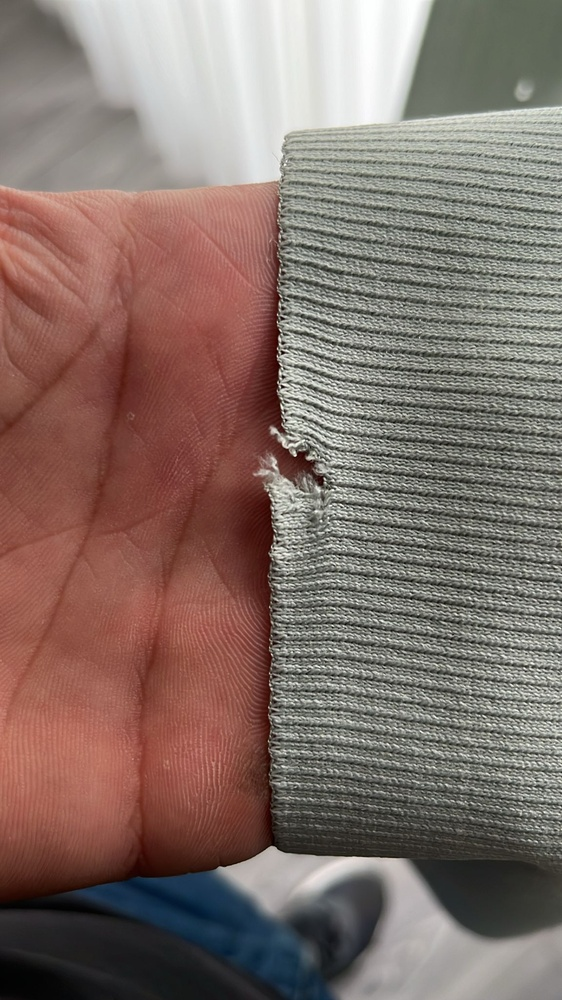
#> input picture hata ayıklama uygulama fotoğraflar/perde3.jpeg, 562 x 1000 px, shrunk from 1152 x 2048 before the run, found by its file name
$ python anaprojeresim3.py
#> lines starting #> are read from the running program, lines starting #| are printed output that depends on the picture; after the words box and inside, x2 and y2 are one past the last pixel; in counts of white or black regions, pixels touching at a corner belong together
import cv2
import numpy as np
import matplotlib.pyplot as plt

# Fotoğrafı oku
resim = cv2.imread("hata ayıklama uygulama fotoğraflar/perde3.jpeg")
#> resim is the input picture: shape (1000, 562, 3); mean B, G, R 105.9, 112.7, 131.1

# 1️⃣ Grileştirme + Kontrast artırma
gri = cv2.cvtColor(resim, cv2.COLOR_BGR2GRAY)
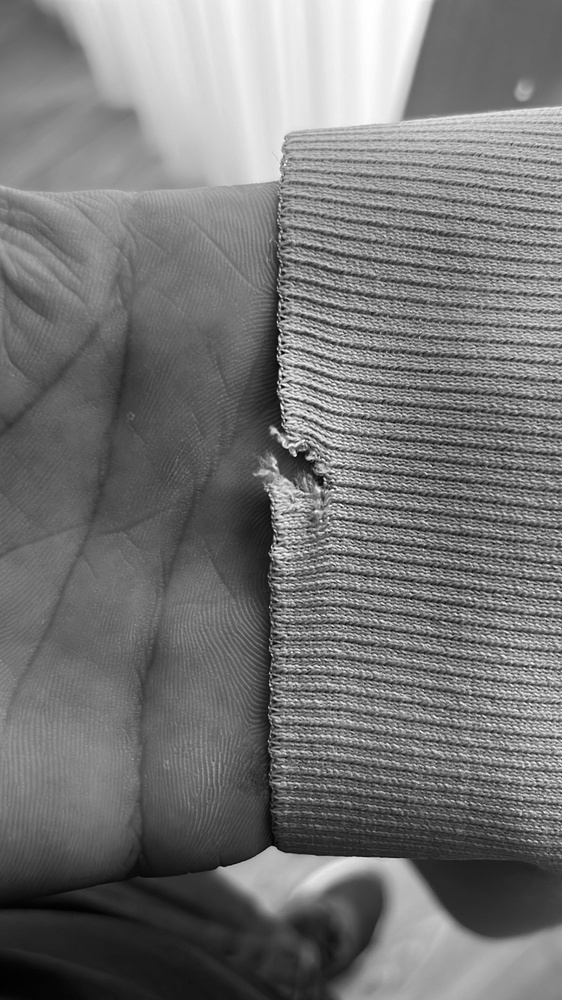
#> gri: shape (1000, 562); min 0, max 255, mean 117.4
gri_kontrast = cv2.equalizeHist(gri)
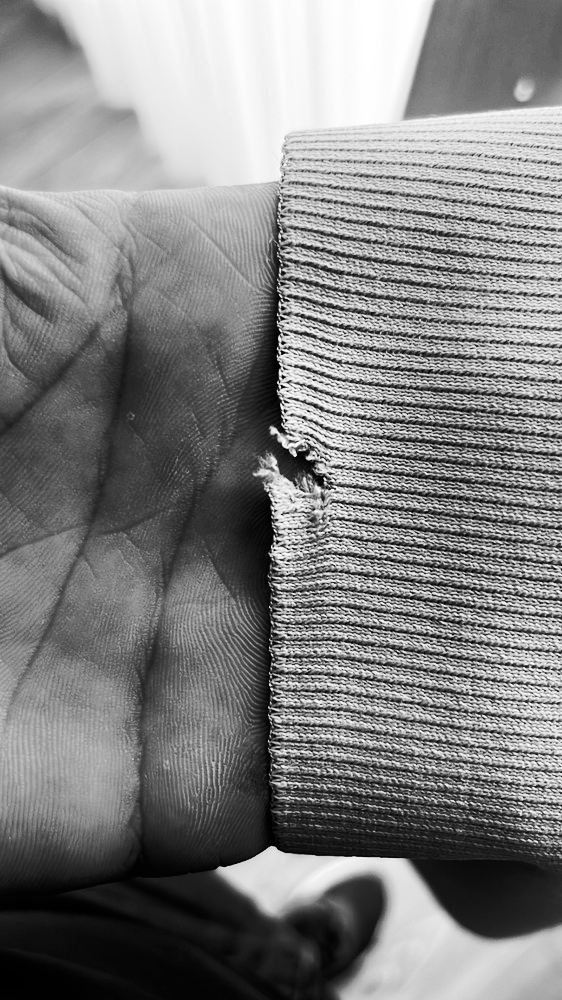
#> gri_kontrast: shape (1000, 562); min 0, max 255, mean 128.3

# 2️⃣ Gaussian Blur
blur = cv2.GaussianBlur(resim, (15, 15), 5)
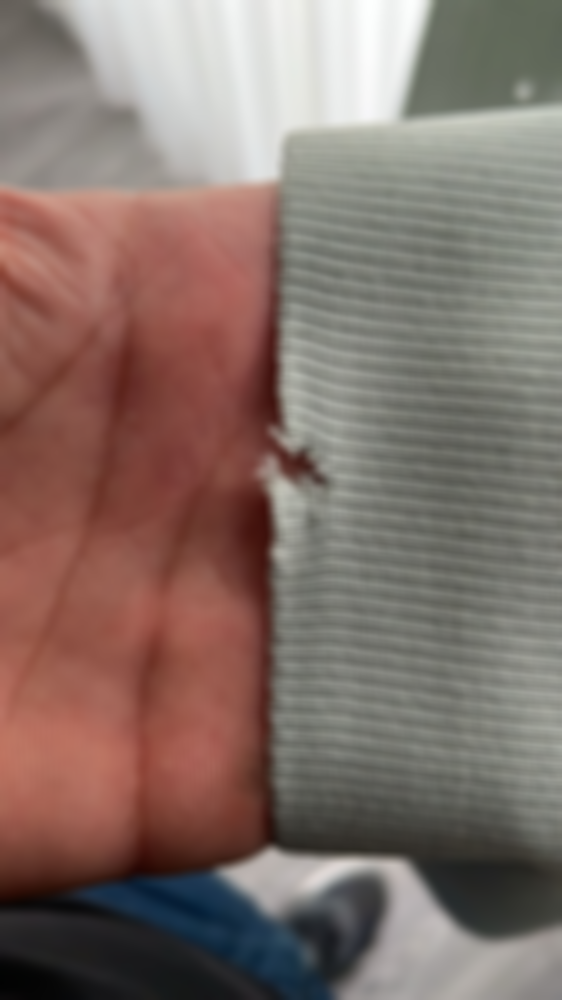
#> blur: shape (1000, 562, 3); mean B, G, R 105.9, 112.7, 131.1

# 3️⃣ Canny Kenar
kenar = cv2.Canny(gri_kontrast, 40, 120)
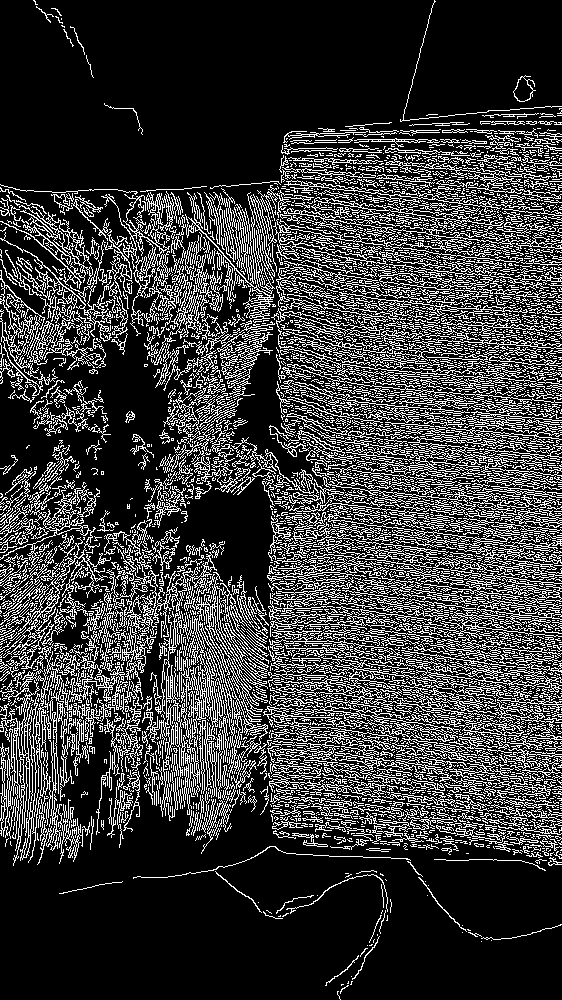
#> kenar: shape (1000, 562); 22.7% white in thin lines or dots

# 4️⃣ Sharpening
kernel_sharp = np.array([[0, -1, 0],
                         [-1, 5, -1],
                         [0, -1, 0]])
sharpen = cv2.filter2D(resim, -1, kernel_sharp)
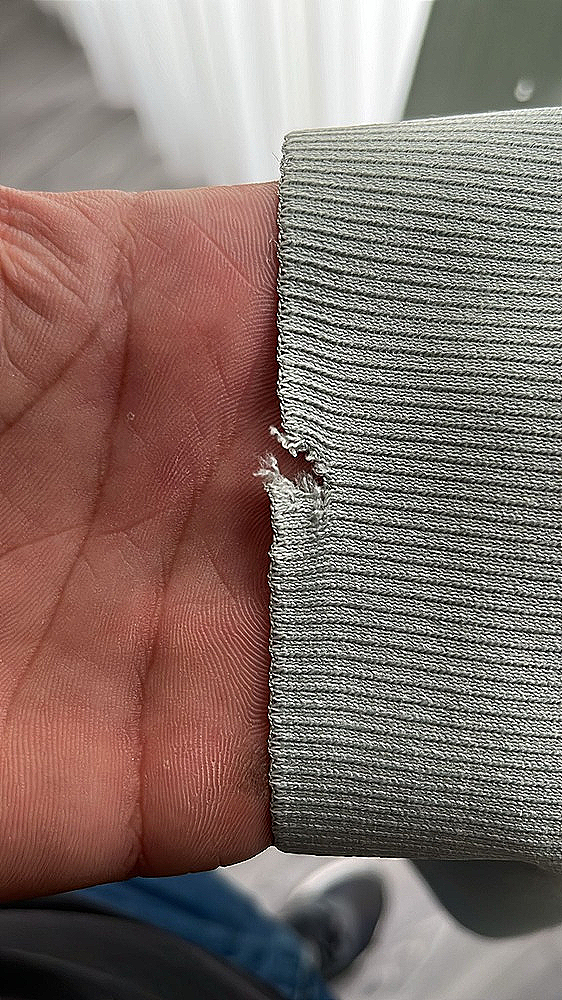
#> sharpen: shape (1000, 562, 3); mean B, G, R 105.9, 112, 130.5

# 5️⃣ Thresholding
_, thresh = cv2.threshold(gri_kontrast, 130, 255, cv2.THRESH_BINARY)
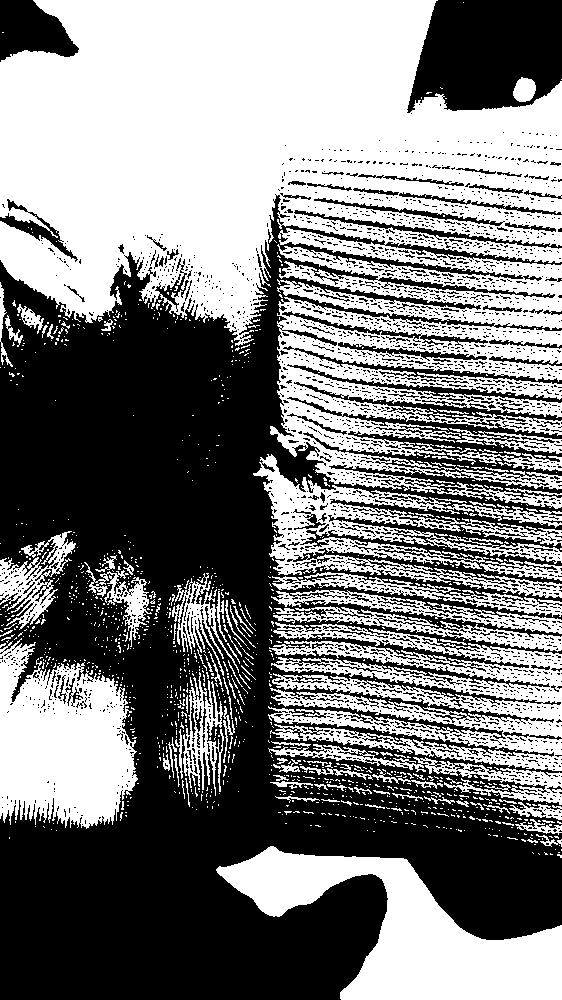
#> thresh: shape (1000, 562); 49.5% white; 1216 white regions (1112 under 20 px), largest, box (x1, y1, x2, y2) and area: (0, 0, 562, 509) 169576, (216, 846, 562, 1000) 23087, (268, 622, 562, 771) 21496

# Görselleri listele
titlelist = ["Orijinal", "Grileştirme + Kontrast", "Gaussian Blur",
             "Canny Kenar", "Sharpening", "Thresholding"]
resimlist = [resim, gri_kontrast, blur, kenar, sharpen, thresh]

# Görselleri göster
plt.figure(figsize=(12,8))
for i in range(6):
    plt.subplot(2,3,i+1)
    if len(resimlist[i].shape) == 3:
        plt.imshow(cv2.cvtColor(resimlist[i], cv2.COLOR_BGR2RGB))
    else:
        plt.imshow(resimlist[i], cmap="gray")
    plt.title(titlelist[i])
    plt.axis("off")

plt.tight_layout()
plt.show()
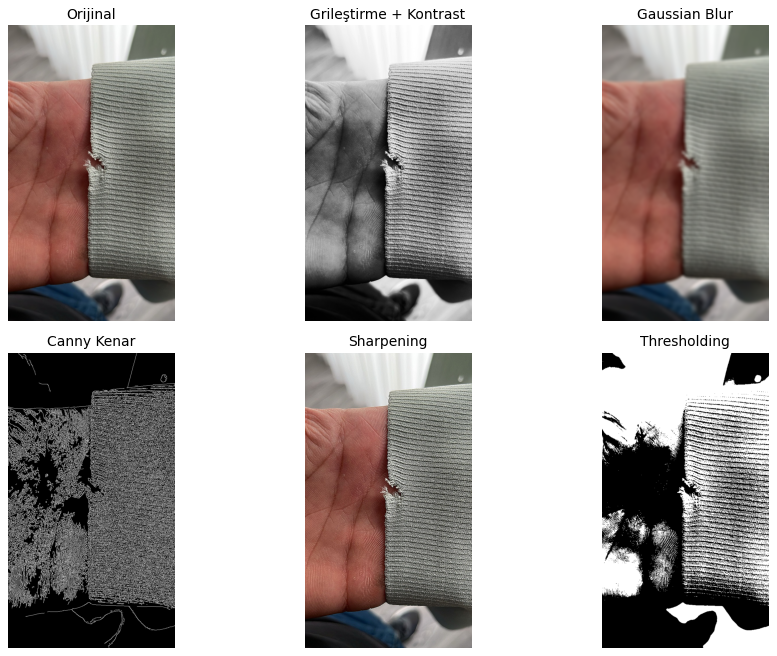
#> figure drawn by matplotlib, 6 panels

$ run again, with hata ayıklama uygulama fotoğraflar/perde1.jpeg copied over hata ayıklama uygulama fotoğraflar/perde3.jpeg
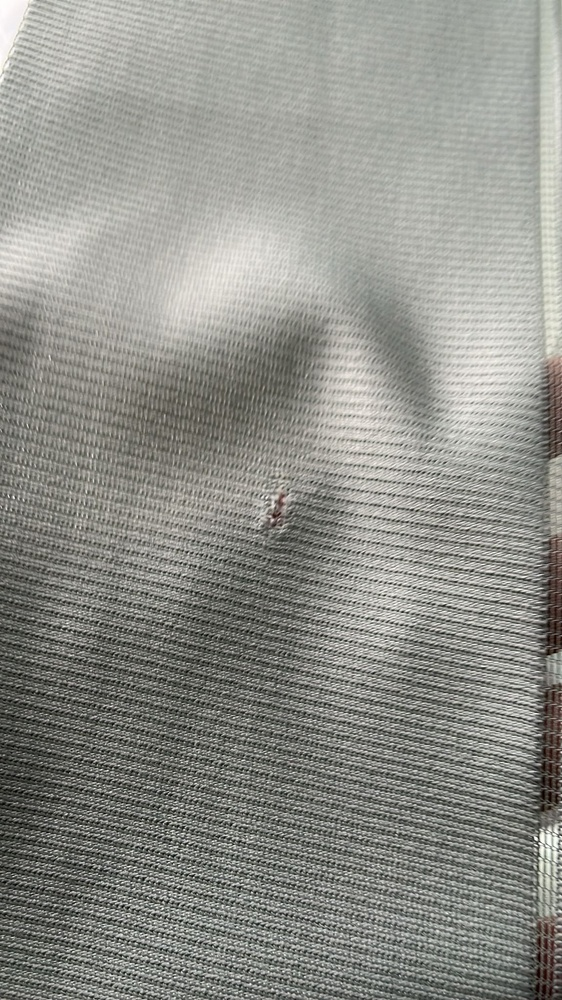
#> input picture hata ayıklama uygulama fotoğraflar/perde1.jpeg, 562 x 1000 px, shrunk from 1152 x 2048 before the run, found by its file name
#> resim is the input picture: shape (1000, 562, 3); mean B, G, R 137.8, 143.7, 143
#> `kenar = cv2.Canny(gri_kontrast, 40, 120)`:
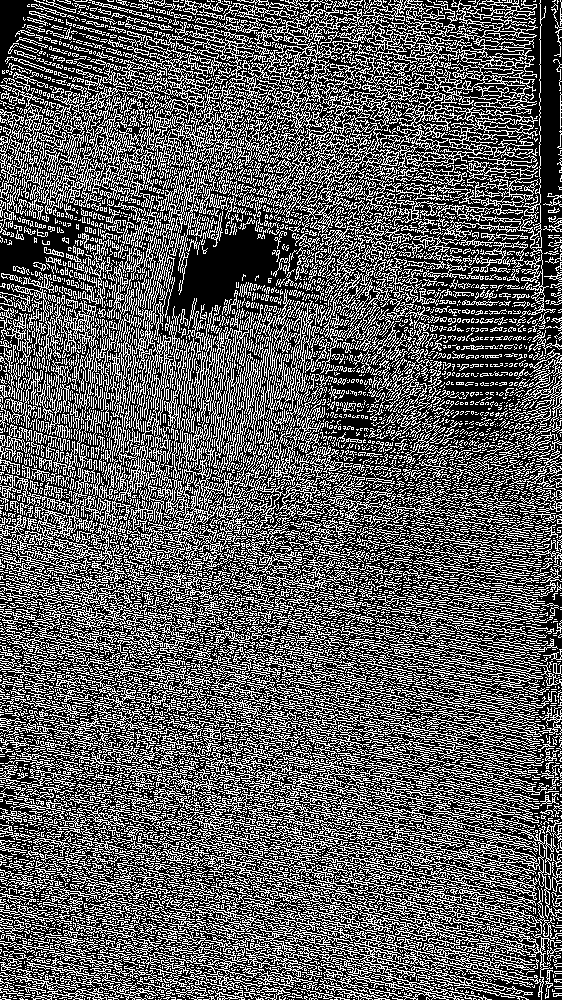
#> kenar: shape (1000, 562); 36.3% white in thin lines or dots
#> `_, thresh = cv2.threshold(gri_kontrast, 130, 255, cv2.THRESH_BINARY)`:
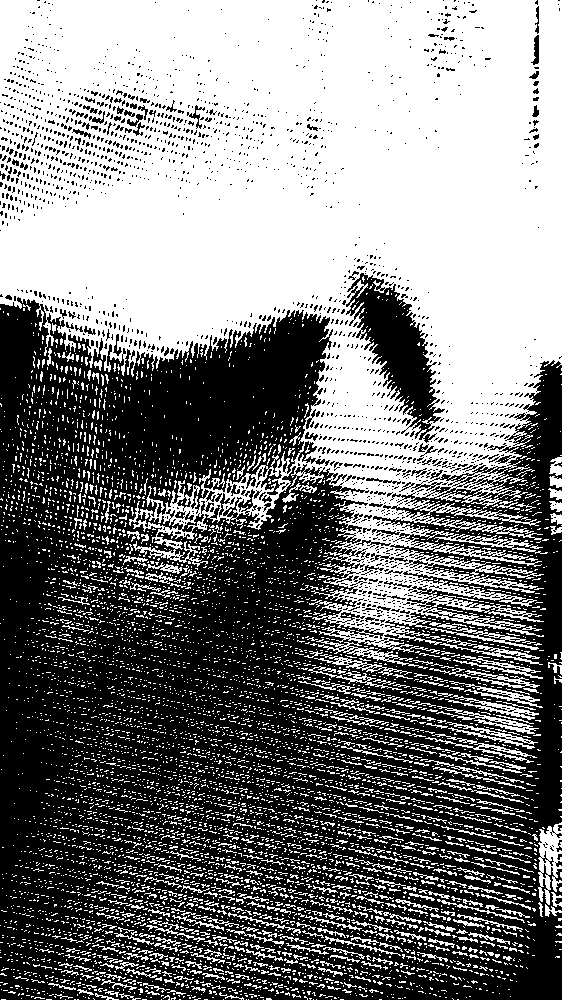
#> thresh: shape (1000, 562); 49.3% white; 7410 white regions (6948 under 20 px), largest, box (x1, y1, x2, y2) and area: (0, 0, 562, 669) 225145, (538, 822, 562, 905) 1121, (436, 706, 539, 734) 560

$ run again, with hata ayıklama uygulama fotoğraflar/perde2.jpeg copied over hata ayıklama uygulama fotoğraflar/perde3.jpeg
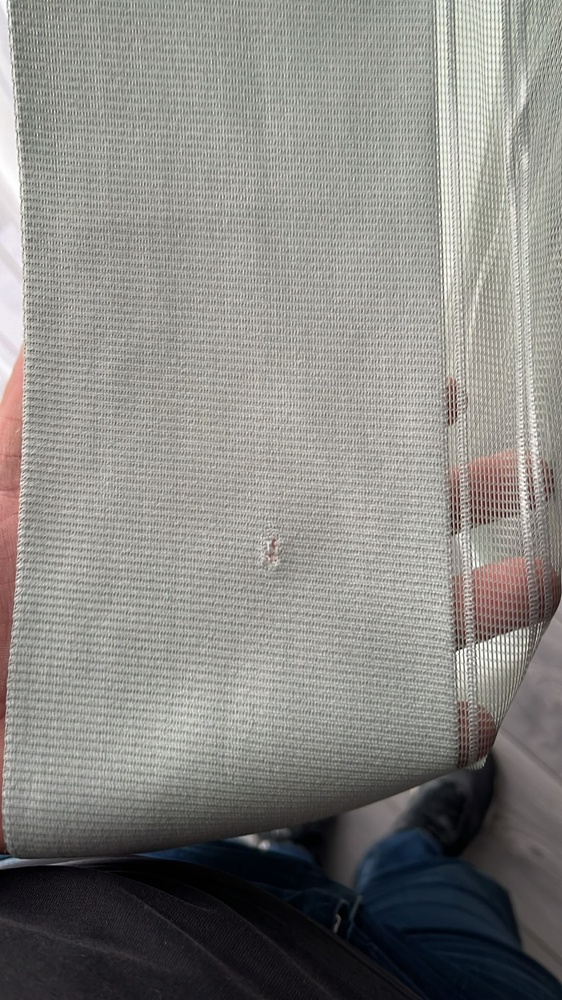
#> input picture hata ayıklama uygulama fotoğraflar/perde2.jpeg, 562 x 1000 px, shrunk from 1152 x 2048 before the run, found by its file name
#> resim is the input picture: shape (1000, 562, 3); mean B, G, R 130.4, 134, 135.1
#> `kenar = cv2.Canny(gri_kontrast, 40, 120)`:
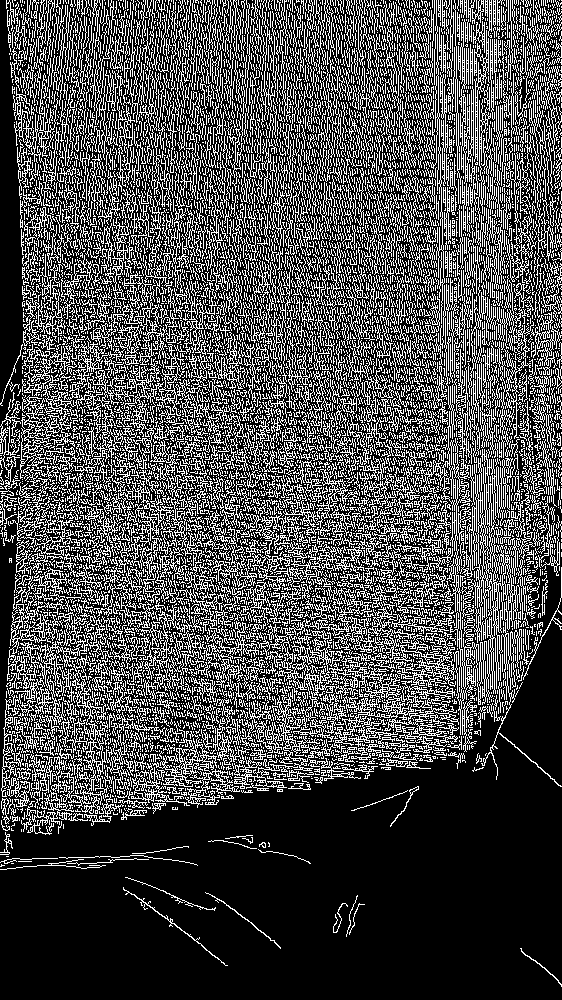
#> kenar: shape (1000, 562); 29.2% white in thin lines or dots
#> `_, thresh = cv2.threshold(gri_kontrast, 130, 255, cv2.THRESH_BINARY)`:
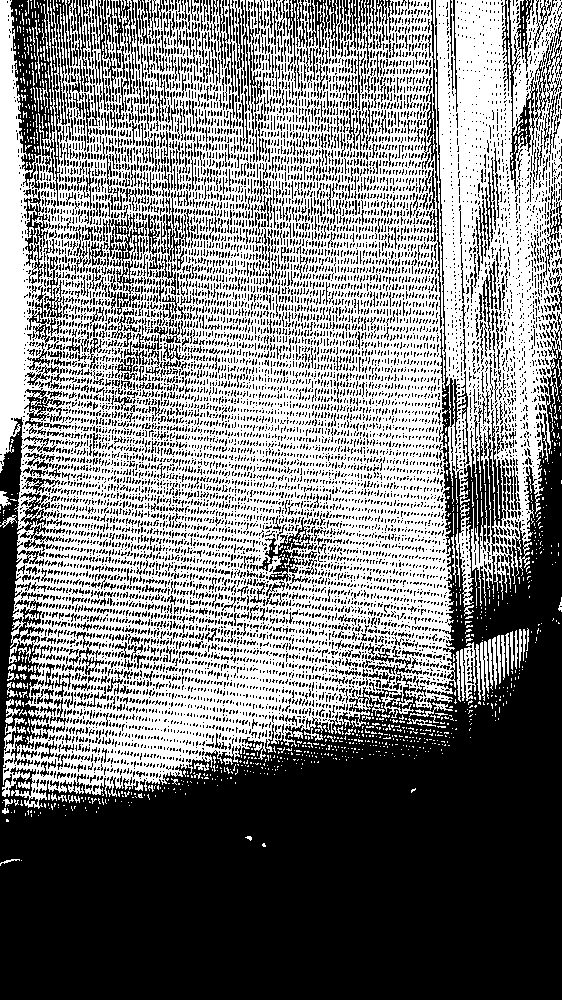
#> thresh: shape (1000, 562); 49% white; 1083 white regions (985 under 20 px), largest, box (x1, y1, x2, y2) and area: (0, 0, 562, 809) 265023, (455, 517, 474, 607) 737, (464, 642, 476, 701) 392

$ run again, with hata ayıklama uygulama fotoğraflar/perde4.jpeg copied over hata ayıklama uygulama fotoğraflar/perde3.jpeg
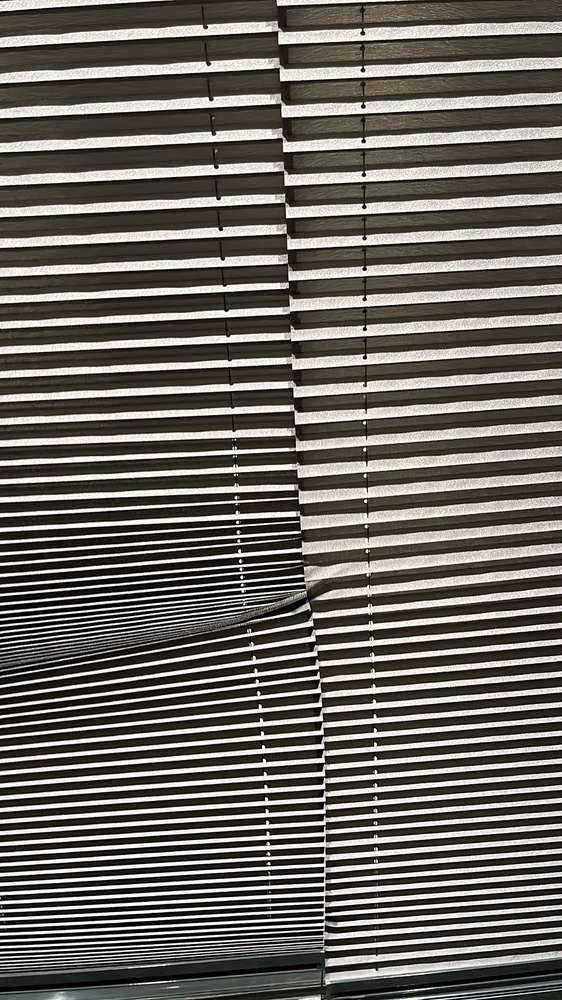
#> input picture hata ayıklama uygulama fotoğraflar/perde4.jpeg, 562 x 1000 px, shrunk from 1152 x 2048 before the run, found by its file name
#> resim is the input picture: shape (1000, 562, 3); mean B, G, R 97.1, 104.2, 107.5
#> kenar: shape (1000, 562); 25.4% white in thin lines or dots
#> `_, thresh = cv2.threshold(gri_kontrast, 130, 255, cv2.THRESH_BINARY)`:
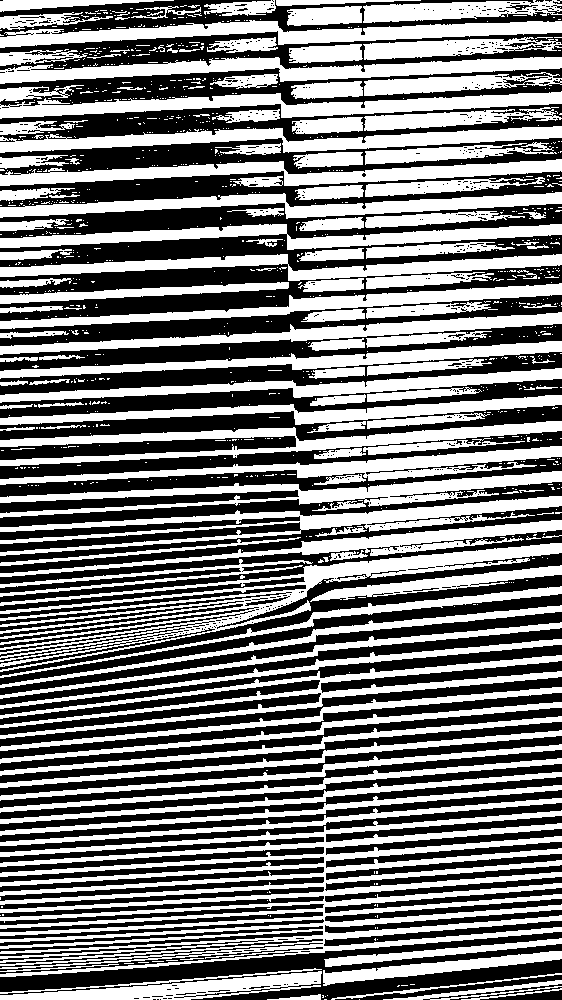
#> thresh: shape (1000, 562); 48.7% white; 1027 white regions (882 under 20 px), largest, box (x1, y1, x2, y2) and area: (0, 810, 562, 977) 33993, (0, 543, 562, 672) 12878, (0, 496, 562, 556) 7618
